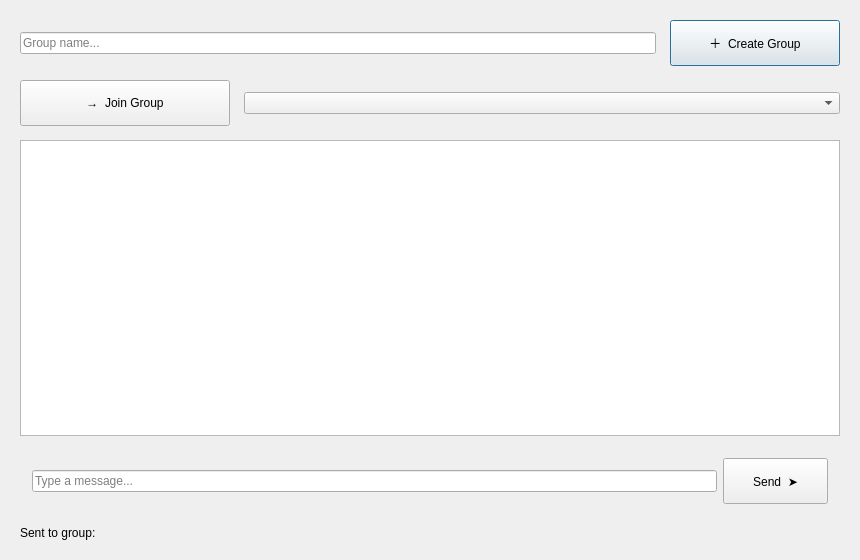
<?xml version="1.0" encoding="UTF-8"?>
<ui version="4.0">
 <class>Dialog</class>
 <widget class="QDialog" name="Dialog">
  <property name="geometry">
   <rect>
    <x>0</x>
    <y>0</y>
    <width>860</width>
    <height>560</height>
   </rect>
  </property>
  <property name="windowTitle">
   <string>Group Chat</string>
  </property>
  <layout class="QVBoxLayout" name="mainLayout">
   <property name="spacing">
    <number>14</number>
   </property>
   <property name="leftMargin">
    <number>20</number>
   </property>
   <property name="topMargin">
    <number>20</number>
   </property>
   <property name="rightMargin">
    <number>20</number>
   </property>
   <property name="bottomMargin">
    <number>20</number>
   </property>

   <item>
    <layout class="QHBoxLayout" name="createLayout">
     <item>
      <widget class="QLineEdit" name="groupNameInput">
       <property name="minimumHeight">
        <number>46</number>
       </property>
       <property name="placeholderText">
        <string>Group name...</string>
       </property>
      </widget>
     </item>
     <item>
      <widget class="QPushButton" name="createButton">
       <property name="minimumSize">
        <size>
         <width>170</width>
         <height>46</height>
        </size>
       </property>
       <property name="maximumSize">
        <size>
         <width>210</width>
         <height>46</height>
        </size>
       </property>
       <property name="text">
        <string>＋  Create Group</string>
       </property>
      </widget>
     </item>
    </layout>
   </item>

   <item>
    <layout class="QHBoxLayout" name="joinLayout">
     <item>
      <widget class="QPushButton" name="joinButton">
       <property name="minimumSize">
        <size>
         <width>170</width>
         <height>46</height>
        </size>
       </property>
       <property name="maximumSize">
        <size>
         <width>210</width>
         <height>46</height>
        </size>
       </property>
       <property name="text">
        <string>→  Join Group</string>
       </property>
      </widget>
     </item>
     <item>
      <widget class="QComboBox" name="groupSelector">
       <property name="minimumHeight">
        <number>46</number>
       </property>
      </widget>
     </item>
    </layout>
   </item>

   <item>
    <widget class="QTextEdit" name="groupDisplay">
     <property name="readOnly">
      <bool>true</bool>
     </property>
    </widget>
   </item>

   <item>
    <widget class="QFrame" name="inputBar">
     <property name="minimumHeight">
      <number>66</number>
     </property>
     <layout class="QHBoxLayout" name="inputLayout">
      <property name="leftMargin">
       <number>12</number>
      </property>
      <property name="topMargin">
       <number>8</number>
      </property>
      <property name="rightMargin">
       <number>12</number>
      </property>
      <property name="bottomMargin">
       <number>8</number>
      </property>
      <item>
       <widget class="QLineEdit" name="groupMessageInput">
        <property name="minimumHeight">
         <number>44</number>
        </property>
        <property name="placeholderText">
         <string>Type a message...</string>
        </property>
       </widget>
      </item>
      <item>
       <widget class="QPushButton" name="sendButton">
        <property name="minimumSize">
         <size>
          <width>105</width>
          <height>46</height>
         </size>
        </property>
        <property name="maximumSize">
         <size>
          <width>115</width>
          <height>46</height>
         </size>
        </property>
        <property name="text">
         <string>Send  ➤</string>
        </property>
       </widget>
      </item>
     </layout>
    </widget>
   </item>

   <item>
    <widget class="QLabel" name="statusLabel">
     <property name="minimumHeight">
      <number>34</number>
     </property>
     <property name="maximumWidth">
      <number>420</number>
     </property>
     <property name="text">
      <string>Sent to group:</string>
     </property>
    </widget>
   </item>
  </layout>
 </widget>
 <resources/>
 <connections/>
</ui>
